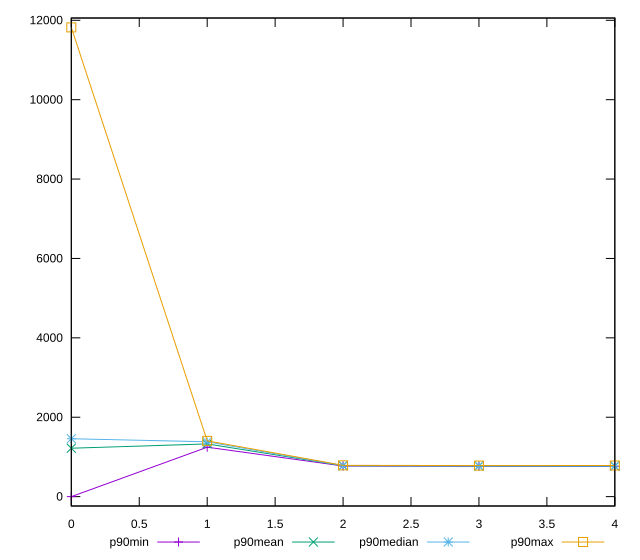

This chart was generated by the following gnuplot code:
reset

$p90Min <<EOF
0 0
1 1245
2 771
3 765
4 762
EOF

$p90Mean <<EOF
0 1219.142857142857
1 1327.7142857142858
2 778.4725274725274
3 772.5054945054945
4 771.4285714285714
EOF

$p90Median <<EOF
0 1458
1 1381
2 779
3 773
4 770
EOF

$p90Max <<EOF
0 11821
1 1405
2 788
3 782
4 784
EOF

set key outside below
set xrange [0:4]
set yrange [-236.42000000000002:12057.42]
set trange [-236.42000000000002:12057.42]
set terminal svg size 640, 560 enhanced background rgb 'white'
set output "report_00009_2021-02-08T22-37-41.559Z/uses-rel-preload/progression/value.svg"

plot $p90Min title "p90min" with linespoints, \
     $p90Mean title "p90mean" with linespoints, \
     $p90Median title "p90median" with linespoints, \
     $p90Max title "p90max" with linespoints

reset
